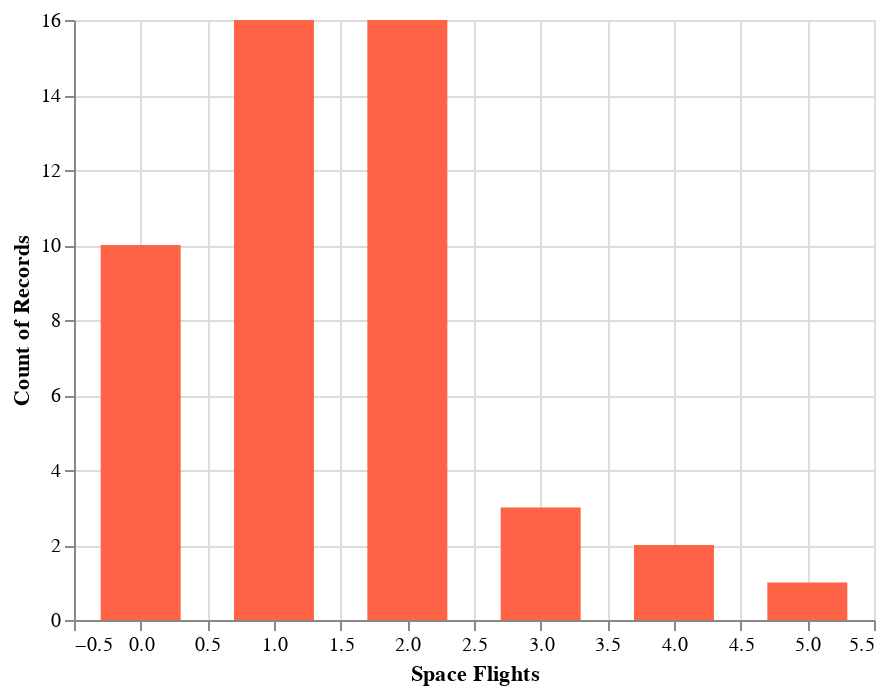
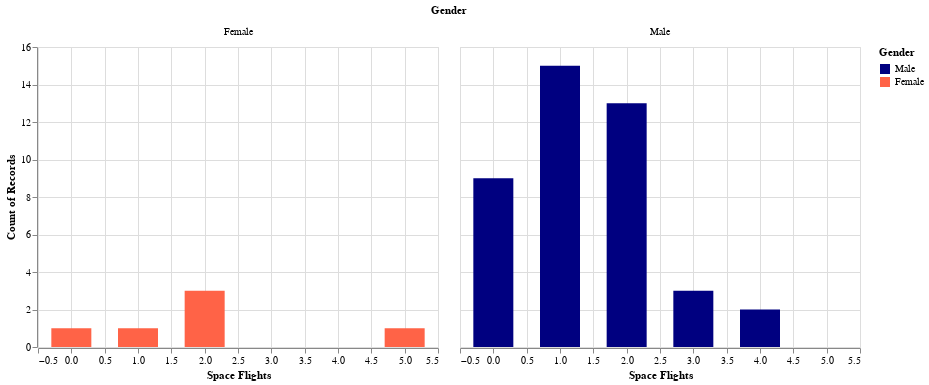

Notebook code cell kept with these figures, in order:
### Markdown cell above
**Question  5(d)** <br> {points: 1} 

Given the function `astronaut_full_service`  write a new function similar function named `astronauts_stats` that  corrects for the issue you identified above. 

Your function should return a single value. 

Make sure to include a `docstring` for you function.

Test it out with `status='Deceased'`.

### Code cell
def astronauts_stats(status=None): 
    """
    Reads in the astronaut data, and potentially filters the data based on status.
    It plots the mean space flight time as a histogram with 
    both genders and plots both genders seperately and returns the value of the mean space flight time. 

    
    Parameters
    ----------
    status : str, optional
        The status of an astronaut; Active, Deceased, Retired, etc (the default is None which implies 
        that no filtering is occuring) 
    
    Returns
    -------
    float
        The Mean Space Walk Time of the filtered astronauts (or of all astronauts when status is None)
    
    Examples
    --------
    >>> astronaut_full_service('Deceased')
    274.1875
    """
    
    df = pd.read_csv('data/astronauts.csv')
    
    if status is not None: 
        df = df[df['Status'] == status]

    mean_flight =  df['Space Flight (hr)'].mean()
    
    print('Mean Space Walk Time:', mean_flight) 
    
    
    plot1 = alt.Chart(df).mark_bar(size=40, color = 'tomato').encode(
            alt.X('Space Flights:Q'),
            alt.Y('count()'))
    
    plot1.display()
    
    plot2 = alt.Chart(df).mark_bar(size=40).encode(
            alt.X('Space Flights:Q'),
            alt.Y('count()'),
            color=alt.Color('Gender',
                   scale=alt.Scale(
            domain=['Male', 'Female'],
            range=['Navy', 'tomato']))
    ).facet(alt.Column('Gender:N'))
    
    plot2.display()
 
    return mean_flight

assert astronauts_stats('Deceased') == 274.1875
